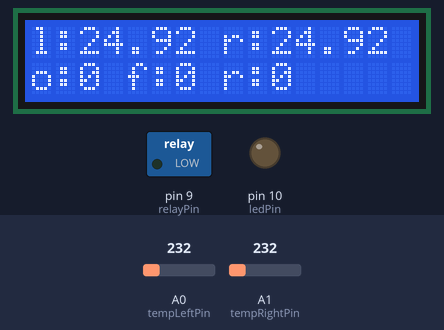
Simulated run of this sketch. Board: Arduino Uno, built with avr-gcc and run on an emulated ATmega328P. Shown: 16×2 character LCD, switched loads named in the sketch (green lamp = pin HIGH), output pins drawn as LEDs (lit = HIGH). The test bench sets the inputs (shaded band); at power-on: A0 (tempLeftPin) = 232, A1 (tempRightPin) = 232. What the sketch prints to the serial monitor is not drawn.

Above: at 1.2 s.
1.3 s: A0 (tempLeftPin) set to 250
At 2.8 s:
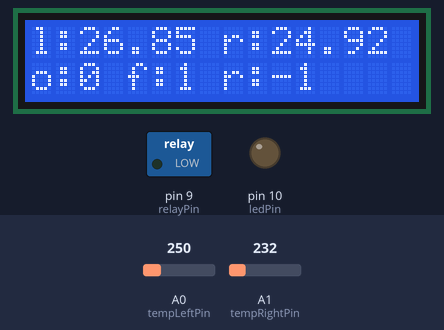
4.5 s: A1 (tempRightPin) set to 250
At 5.9 s:
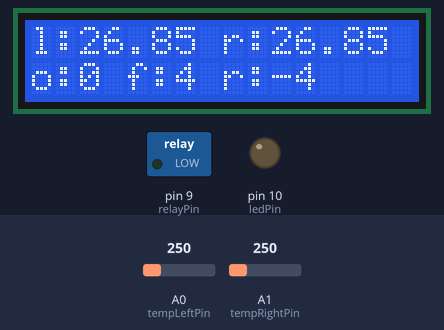
7.6 s: A0 (tempLeftPin) set to 266
At 8.9 s:
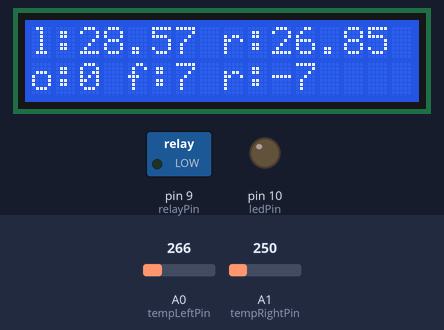
10.6 s: A1 (tempRightPin) set to 266
At 11.9 s:
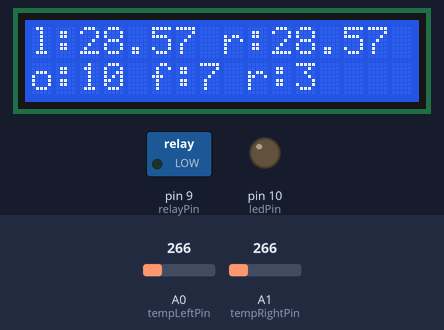
13.6 s: A0 (tempLeftPin) set to 290
At 14.9 s:
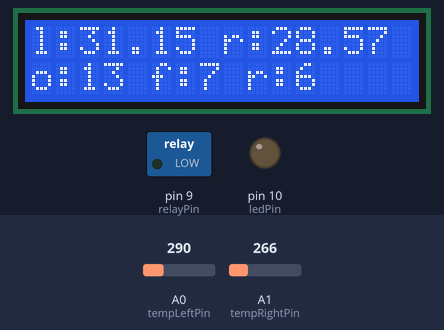
16.6 s: A1 (tempRightPin) set to 290
At 25.0 s:
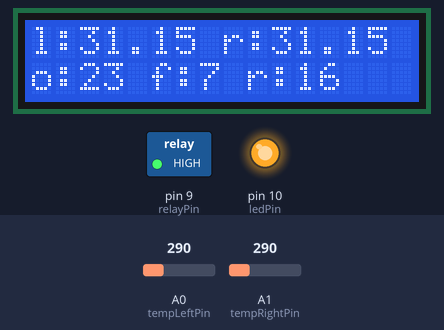
Timing chart, 0 to 26.5 s (numbered marks = the images above; inputs shaded):
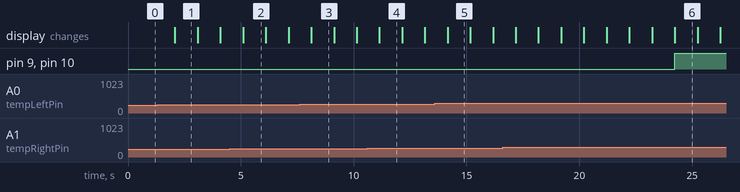

Measured:
- what the display in image 1 shows lasts 1.0 s, from 2.1 s to 3.1 s

The sketch:

blink.ino
```cpp
#define ledPin 10
#define relayPin 9
#define tempRightPin 1
#define tempLeftPin 0

#include <LiquidCrystal.h>
LiquidCrystal lcd(12, 11, 5, 4, 3, 2);

float tempRightC;
float tempLeftC;
int readingTempRight;
int readingTempLeft;
int timeOn;
int timeOff;
int razlikaTime;
int razlikaRealy = 5;
boolean relayStatus = false;
//float tempOffset = 4.14;
float tempOffset = 3.13;

void setup() {
  pinMode(ledPin, OUTPUT);
  pinMode(relayPin, OUTPUT);
  //pinMode(7, OUTPUT);
  analogReference(INTERNAL);
  // set up the LCD's number of columns and rows:
  lcd.begin(16, 2);
  Serial.begin(9600);
  pinMode(ledPin, OUTPUT);
  pinMode(ledPin, OUTPUT);
}

void loop()
{
readingTempRight = analogRead(tempRightPin);
readingTempLeft = analogRead(tempLeftPin);
if (relayStatus) {
tempRightC = (readingTempRight / 9.31) - tempOffset;
tempLeftC = (readingTempLeft / 9.31) - tempOffset;
}
else{
tempRightC = (readingTempRight / 9.31);
tempLeftC = (readingTempLeft / 9.31);
}
razlikaTime = (timeOn-timeOff);

lcd.setCursor(0, 0);
Serial.print("Left:");
Serial.print(tempLeftC);
lcd.print("l:");
lcd.print(tempLeftC);
Serial.print(" | Right:");
Serial.print(tempRightC);
lcd.print(" r:");
lcd.print(tempRightC);

Serial.print(" ## ");
//lcd.print(" ## ");

lcd.setCursor(0, 1);
Serial.print("TimeOn:");
Serial.print(timeOn);
lcd.print("o:");
lcd.print(timeOn%100);
Serial.print(" | TimeOff:");
lcd.print(" f:");
Serial.print(timeOff);
lcd.print(timeOff%100);
Serial.print(" | Razlika:");
Serial.print(razlikaTime);
lcd.print(" r:");
lcd.print(razlikaTime%1000);
lcd.print("  ");
//lcd.noDisplay();
//lcd.display();
//lcd.print("hello, world!");

//if ((tempLeftC > 22) && (tempRightC < 25))
if ((tempLeftC > 28) && (tempRightC < 35)) {
  timeOn = (int) (millis()/1000);
  }
else {
  timeOff = (int) (millis()/1000);
  }
if (razlikaTime > 15){
  digitalWrite(ledPin, 1);
  digitalWrite(relayPin, 1);
  //digitalWrite(7, 1);
  relayStatus = true;
}
else if (razlikaTime < -15){
  digitalWrite(ledPin, 0);
  digitalWrite(relayPin, 0);
  //digitalWrite(7, 0);
  relayStatus = false;
}
delay(1000);
}
```
